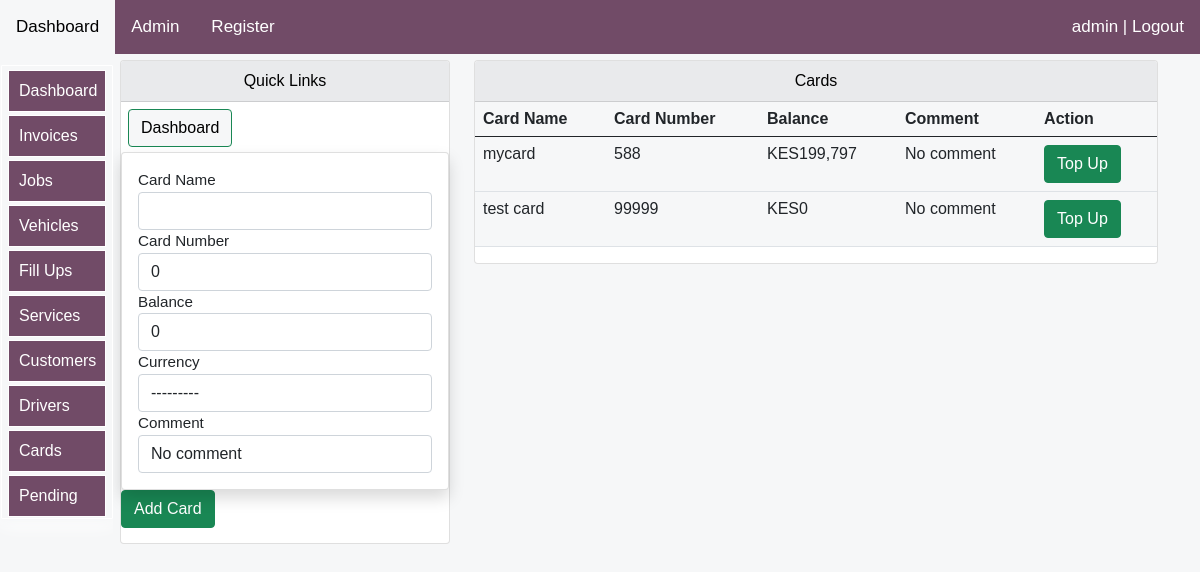
/logistics/cards (signed in), run on an earlier commit of the app's database.
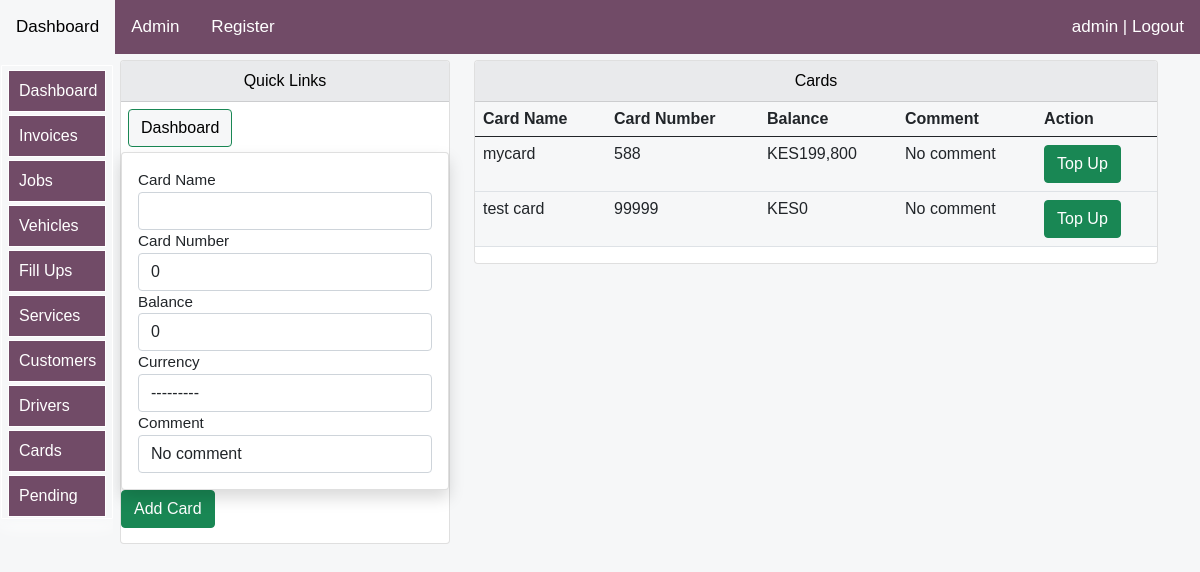
And on a later commit of the database.
### logistics/models.py (models this page shows, shortened)
class CardsModel(models.Model):
    currency=[
        ('KES', 'KES'),
        ('$','USD'),
        ('€','EURO')
        ]
    name= models.CharField(max_length=15,blank=False,null=True)
    number= models.IntegerField(null=True, blank=False,default=0)
    balance= models.IntegerField(null=True, blank=True,default=0)
    comment= models.CharField(max_length=15,blank=True,null=True,default='No comment')
    currency=models.CharField(max_length=20,blank=True,null=True,choices=currency,default=1)

### logistics/views.py (the view)
# urls.py: path('cards', views.cards, name="cards"),
@login_required(login_url='login:loginpage')
def cards(request):
    title="Cards"
    cards=CardsModel.objects.all()
    form=AddCardsForm()
    if request.method == 'POST':
        form= AddCardsForm(request.POST)
        if form.is_valid():
            form.save()
            return redirect('logistics:cards')#just redirection page
    context = {
		'form':form,
        "cards":cards,
        "title":title,
    }
    return render(request,'cards/cards.html',context)

### logistics/forms.py
class AddCardsForm(forms.ModelForm):
    class Meta:
        model=CardsModel
        fields=['name','number','balance','comment','currency']
        widgets={
            'name':forms.TextInput(attrs={'class':'form-control'}),
            'number':forms.TextInput(attrs={'class':'form-control'}),
            'balance':forms.TextInput(attrs={'class':'form-control'}),
            'comment':forms.TextInput(attrs={'class':'form-control'}),
            'currency':forms.Select(attrs={'class':'form-control'}),
        }

### logistics/templates/cards/cards.html (shortened to what this page needs)
{% extends 'bases/base.html'%}
{% load static %}
{% load humanize %}
{% load crispy_forms_tags %}
{% block style %}
<link href="{% static 'css/bootstrap.min.css' %}" rel="stylesheet">
<link rel="stylesheet" href="https://use.fontawesome.com/releases/v5.15.2/css/all.css"
>
   {%endblock%}
   {% block body %}
<div class="container">
    <div class="row mt-12" >
        <div class="col-md-4">
            <div class="card">
                <div id="allif-section-headers" class="card-header ">
                   Quick Links
                </div>
                <div >
                    <a  href="{% url 'logistics:logistics-dashboard' %}">
                    <button id="allif-link-buttons" type="button" class="btn btn-success mybuttonlinks" >
                    Dashboard</button></a>
                    </div>
<div class="col-md-12">
      <div class="col-md-12">
        <form method='POST' action=''>{% csrf_token %}
          <div class="card my-card shadow text-left p-3">
          <label>Card Name</label> {{form.name}}
          <label>Card Number</label>{{form.number}}
          <label>Balance</label>{{form.balance}}
          <label>Currency</label>{{form.currency}}
          <label>Comment</label>{{form.comment}}
          </div>
          <input type="submit" value='Add Card' class="btn btn-success btn-block">
        </form>
      </div>
</div>
            </div>
        </div>
    <div class="col-md-8">
        <div class="card">
            <div id="allif-section-headers" class="card-header">
              Cards
            </div>
            <div class="col-md-12">
            <table class="table">
            <thead>
            <tr>
                <th>Card Name</th>
                <th>Card Number</th>
                <th>Balance</th>
                <th>Comment</th>
                <th>Action</th>
            </tr>
        </thead>
        <tbody>
            {% for card in cards %}
<tr>
    <td>
        {{card.name}}
    </td>
    <td> {{card.number}}</td>
    <td>
        {% if card.currency %}
        {{card.currency}}{{card.balance|intcomma}}
        {% else %}
        KES{{card.balance|intcomma}}
        {% endif %}
    </td>
    <td>
        {{card.comment}}
    </td>
    <td>
        {% if request.user.is_superuser %}
        <a href="{% url 'logistics:topUpCard' card.id %}">
        <button class="btn btn-success">
            Top Up
            </button>
       </a>
       {% else %}
       <button class="btn btn-success">
        Top Up
        </button>
       {% endif %}
    </td>
</tr>
{% endfor %}
</tbody>
</table>
            </div>
        </div></div></div>
</div>
   {% endblock %}

What changed in the data, as far as the page shows it:
changed CardsModel "mycard": balance "199,797" → "199,800"
